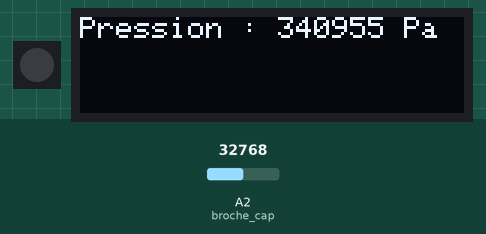
Recording of a program running on a simulated CircuitPython board. On the bench: 1 RGB LEDs in strip order, left to right, 128×32 one-colour display. The test bench sets the inputs (shaded band); at power-on: A2 (broche_cap) = 32768 (analog values on the 0–65535 scale). Library files of the repository ran but are not shown: utilities.py; what the program prints to the serial console is not drawn.

Above: at 2.2 s.
2.3 s: A2 (broche_cap) set to 45874
At 3.8 s:
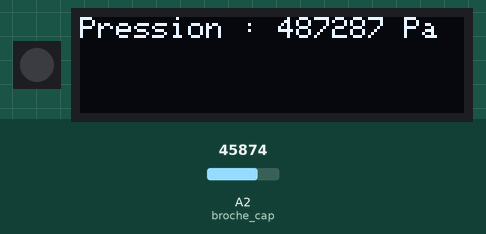
4.1 s: A2 (broche_cap) set to 57670
At 4.7 s:
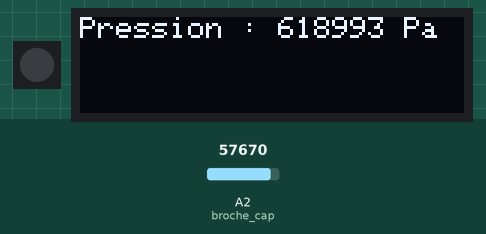
5.8 s: A2 (broche_cap) set to 65535
At 6.7 s:
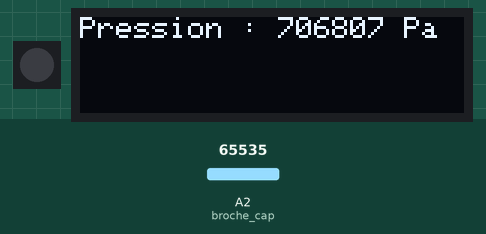
Timing chart, 0 to 8.8 s (numbered marks = the images above; inputs shaded):
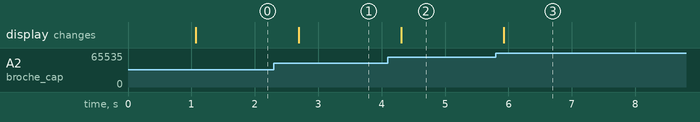

Measured:
- after the input at 2.3 s, the display: changes after 0.39 s (image 1)
- after the input at 4.1 s, the display: changes after 0.21 s (image 2)
- after the input at 5.8 s, the display: changes after 0.13 s (image 3)

The program:

APP_Pressiometre.py
```python
# -------------------------------
#
# Pressiometre
#
# Olivier Boesch - Lycée Saint Exupéry
# Marseille
#
# -------------------------------

# ------- imports --------
import board
import time
from analogio import AnalogIn
from utilities import Notification
import integrated_pressure_sensor_kit

# ---------- PARAMETRES ---------------
# -------------------------------------

# ------- Choix des broches -----------
broche_cap = board.A2

# ---------- setup -------------
notif = Notification()
capteur_pression = integrated_pressure_sensor_kit.IntegratedPressureSensorKit(pin_sensor=broche_cap,
                                                                              offset=-2.49090371e4)

# ------ logo ---------
notif.oled_logo('media/logo_mep.bin')
time.sleep(1)

# ---------- boucle -------------
while True:
    # recupérer la mesure du capteur
    notif.notify("Pression : {:4.0f} Pa".format(capteur_pression.get_pressure()))
    time.sleep(0.5)
```

integrated_pressure_sensor_kit.py
```python
import board
import time
from analogio import AnalogIn

class IntegratedPressureSensorKit:
    """IntegratedPressureSensorKit: Helper class to experiment with Seed Integrated Pressure Sensor Kit v1.0
        parameters:
            pin_sensor: board pin of the sensor (defaults to A0)
            offset : offset value (defaults to -31109.0371 - see note below)
            slope : slope value (defaults to 11.1652778 - see note below)
            nb_readings : number of readings to calculate mean (defaults to 10)
            ----
            sensor transfer function: the relation is (almost) linear
                as P = raw_value * slope + offset
                P is in pascal
                raw_value is the analog input value (0-65535)
                slope and offset are calculated with the formulas :
                slope = 1000*Vcc/(N*c*Vs*a)
                offset = - 1000*b/a
                where Vcc = 3.3V (Vcc of python µC); N = 2**16-1 = 65535 (resolution of analog input);
                c = 4700/(2000+4700) = 0.7015 (conversion factor made by the sensor - see kit schematic);
                Vs = 5V (Vcc for the sensor - see kit schematic); a = 0.0012858 (sensor slope - see sensor datasheet);
                b = 0.04 (sensor offset - see sensor datasheet)
                kit schematic : http://wiki.seeedstudio.com/Grove-Integrated-Pressure-Sensor-Kit/
                sensor datasheet : http://www.meditronik.com.pl/doc/b0-b9999/mpx5700.pdf
                """
    def __init__(self, pin_sensor=board.A0, slope=11.1652778, offset=-31109.0371, nb_readings=10):
        self.sensor = AnalogIn(pin_sensor)
        self.offset = offset
        self.slope = slope
        self.nb_readings = nb_readings

    def get_raw_value(self):
        """returns the mean of raw values after read nb_readings and calculate mean"""
        raw_value = 0
        for i in range(self.nb_readings):
            raw_value += self.sensor.value
        return raw_value / self.nb_readings

    def get_voltage(self):
        return self.get_raw_value()*3.3/65535

    def get_voltage_sensor(self):
        return self.get_voltage()/0.7015

    def get_pressure(self):
        """returns the calculated pressure in Pa with the mean of nb_readings"""
        P = self.get_raw_value() * self.slope + self.offset
        return P
```
